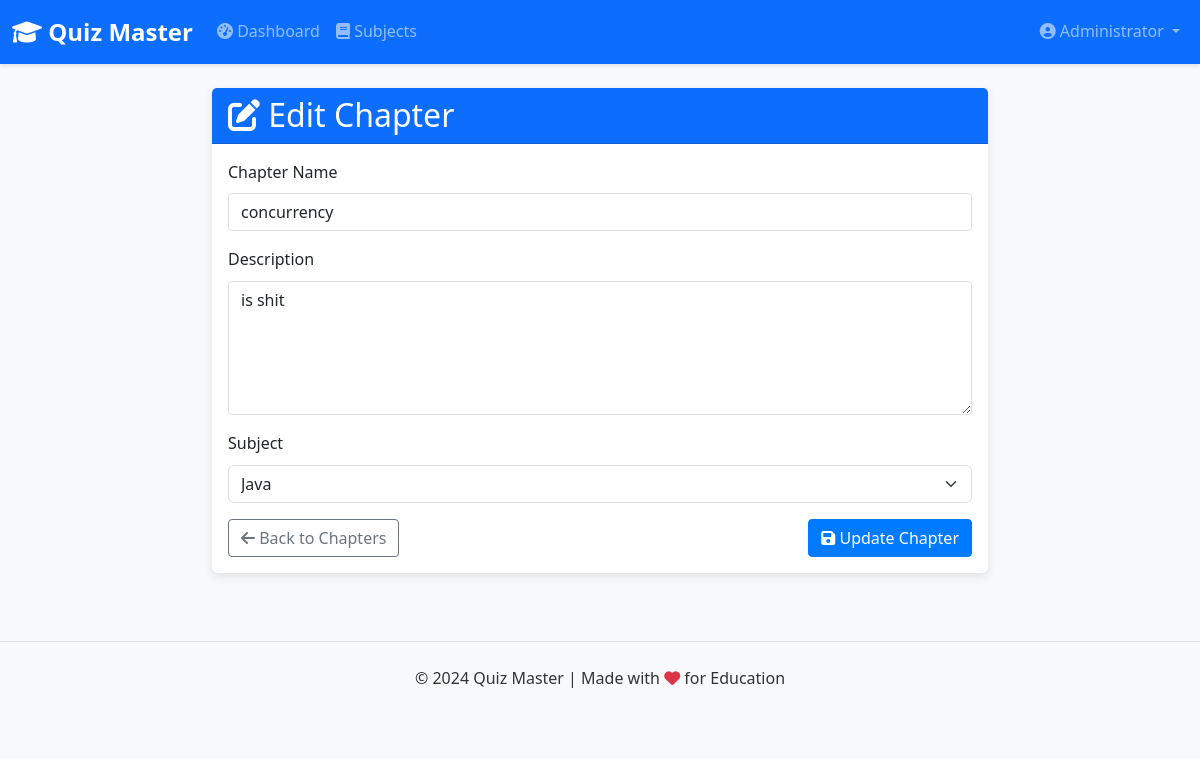
/admin/chapters/1/edit (signed in), run on the app's committed database.
### models/user.py (models this page shows, shortened)
class User(db.Model, UserMixin):
    __tablename__ = 'users'
    id = db.Column(db.Integer, primary_key=True)
    username = db.Column(db.String(100), unique=True, nullable=False)
    password = db.Column(db.String(200), nullable=False)
    full_name = db.Column(db.String(100), nullable=False)
    qualification = db.Column(db.String(100))
    dob = db.Column(db.Date)
    role = db.Column(db.String(10), default='user')
    scores = db.relationship('Score', backref='user', lazy=True)
    def is_admin(self):
        return self.role == 'admin'

### models/chapter.py (models this page shows, shortened)
class Chapter(db.Model):
    __tablename__ = 'chapters'
    id = db.Column(db.Integer, primary_key=True)
    name = db.Column(db.String(100), nullable=False)
    description = db.Column(db.Text)
    subject_id = db.Column(db.Integer, db.ForeignKey('subjects.id'), nullable=False)
    quizzes = db.relationship('Quiz', backref='chapter', lazy=True, cascade='all, delete-orphan')
    __table_args__ = (db.UniqueConstraint('name', 'subject_id', name='unique_chapter_per_subject'),)

### controllers/admin.py (the view, shortened to what this page needs)
@admin_bp.route('/chapters/<int:id>/edit', methods=['GET', 'POST'])
@login_required
@admin_required
def edit_chapter(id):
    chapter = Chapter.query.get_or_404(id)
    form = ChapterForm(obj=chapter)
    form.chapter_id = id  # Set to check in validation
    return render_template('admin/chapters/edit.html',
                          form=form,
                          chapter=chapter,
                          title=f'Edit Chapter - {chapter.name}')

### forms/chapter_forms.py (shortened to what this page needs)
class ChapterForm(FlaskForm):
    name = StringField('Chapter Name', validators=[DataRequired()])
    description = TextAreaField('Description')
    subject_id = SelectField('Subject', coerce=int, validators=[DataRequired()])
    def __init__(self, *args, **kwargs):
        super(ChapterForm, self).__init__(*args, **kwargs)
        self.subject_id.choices = [(s.id, s.name) for s in Subject.query.all()]

### controllers/admin.py (called while the page is built)
def admin_required(f):
    @wraps(f)
    def decorated_function(*args, **kwargs):
        if not current_user.is_authenticated or not current_user.is_admin():
            flash('You need admin privileges to access this page.', 'danger')
            return redirect(url_for('auth.login'))
        return f(*args, **kwargs)
    return decorated_function

### templates/admin/chapters/edit.html (shortened to what this page needs)
{% extends 'layout.html' %}
{% block content %}
<div class="row justify-content-center">
    <div class="col-md-8">
        <div class="card">
            <div class="card-header bg-primary text-white">
                <h2 class="card-title mb-0">
                    <i class="fas fa-edit"></i> Edit Chapter
                </h2>
            </div>
            <div class="card-body">
                <form method="POST" action="{{ url_for('admin.edit_chapter', id=chapter.id) }}">
                    <div class="mb-3">
                        {{ form.name.label(class="form-label") }}
                        {% if form.name.errors %}
                            {{ form.name(class="form-control is-invalid") }}
                            <div class="invalid-feedback">
                                {% for error in form.name.errors %}
                                    {{ error }}
                                {% endfor %}
                            </div>
                        {% else %}
                            {{ form.name(class="form-control", placeholder="Enter chapter name") }}
                        {% endif %}
                    </div>
                    <div class="mb-3">
                        {{ form.description.label(class="form-label") }}
                        {% if form.description.errors %}
                            {{ form.description(class="form-control is-invalid", rows=5) }}
                            <div class="invalid-feedback">
                                {% for error in form.description.errors %}
                                    {{ error }}
                                {% endfor %}
                            </div>
                        {% else %}
                            {{ form.description(class="form-control", rows=5, placeholder="Enter chapter description") }}
                        {% endif %}
                    </div>
                    <div class="mb-3">
                        {{ form.subject_id.label(class="form-label") }}
                        {% if form.subject_id.errors %}
                            {{ form.subject_id(class="form-select is-invalid") }}
                            <div class="invalid-feedback">
                                {% for error in form.subject_id.errors %}
                                    {{ error }}
                                {% endfor %}
                            </div>
                        {% else %}
                            {{ form.subject_id(class="form-select") }}
                        {% endif %}
                    </div>
                    <div class="d-flex justify-content-between">
                        <a href="{{ url_for('admin.chapters', subject_id=chapter.subject_id) }}" class="btn btn-outline-secondary">
                            <i class="fas fa-arrow-left"></i> Back to Chapters
                        </a>
                        <button type="submit" class="btn btn-primary">
                            <i class="fas fa-save"></i> Update Chapter
                        </button>
                    </div>
                </form>
            </div>
        </div>
    </div>
</div>
{% endblock %}

### templates/layout.html (shortened to what this page needs)
<!DOCTYPE html>
<html lang="en">
<head>
    <link href="https://cdn.jsdelivr.net/npm/bootstrap@5.3.0-alpha1/dist/css/bootstrap.min.css" rel="stylesheet">
    <link rel="stylesheet" href="https://cdnjs.cloudflare.com/ajax/libs/font-awesome/6.0.0-beta3/css/all.min.css">
    <link rel="stylesheet" href="{{ url_for('static', filename='css/styles.css') }}">
</head>
<body>
    <nav class="navbar navbar-expand-lg navbar-dark bg-primary">
        <div class="container">
            <a class="navbar-brand" href="{{ url_for('index') }}">
                <i class="fas fa-graduation-cap"></i> Quiz Master
            </a>
            <div class="collapse navbar-collapse" id="navbarNav">
                <ul class="navbar-nav me-auto">
                    {% if current_user.is_authenticated %}
                        {% if current_user.is_admin() %}
                            <li class="nav-item">
                                <a class="nav-link" href="{{ url_for('admin.dashboard') }}">
                                    <i class="fas fa-tachometer-alt"></i> Dashboard
                                </a>
                            </li>
                            <li class="nav-item">
                                <a class="nav-link" href="{{ url_for('admin.subjects') }}">
                                    <i class="fas fa-book"></i> Subjects
                                </a>
                            </li>
                        {% endif %}
                    {% endif %}
                </ul>
                <ul class="navbar-nav">
                    {% if current_user.is_authenticated %}
                        <li class="nav-item dropdown">
                            <a class="nav-link dropdown-toggle" href="#" id="navbarDropdown" role="button" data-bs-toggle="dropdown">
                                <i class="fas fa-user-circle"></i> {{ current_user.full_name }}
                            </a>
                        </li>
                    {% endif %}
                </ul>
            </div>
        </div>
    </nav>
    <div class="container mt-4">
        {% block content %}{% endblock %}
    </div>
    <footer class="bg-light py-4 mt-5">
        <div class="container text-center">
            <p>&copy; 2024 Quiz Master | Made with <i class="fas fa-heart text-danger"></i> for Education</p>
        </div>
    </footer>
</body>
</html>

### static/css/styles.css (style rules this page uses)
body { font-family: 'Segoe UI', Tahoma, Geneva, Verdana, sans-serif; line-height: 1.6; color: #333; background-color: #f8f9fa; }
.container { max-width: 1200px; }
.navbar { box-shadow: 0 2px 4px rgba(0, 0, 0, 0.1); }
.navbar-brand { font-weight: bold; font-size: 1.5rem; }
.card { margin-bottom: 20px; border: none; box-shadow: 0 3px 10px rgba(0, 0, 0, 0.1); transition: transform 0.3s; }
.card-header { font-weight: bold; background-color: #f8f9fa; }
.btn { border-radius: 4px; }
.btn-primary { background-color: #007bff; border-color: #007bff; }
.form-control { border-radius: 4px; }
footer { margin-top: 50px; padding: 20px 0; background-color: #f8f9fa; border-top: 1px solid #dee2e6; }

### data on the page
User: full_name "Administrator"
Chapter: name "concurrency", description "is shit", subject_id "Java"
